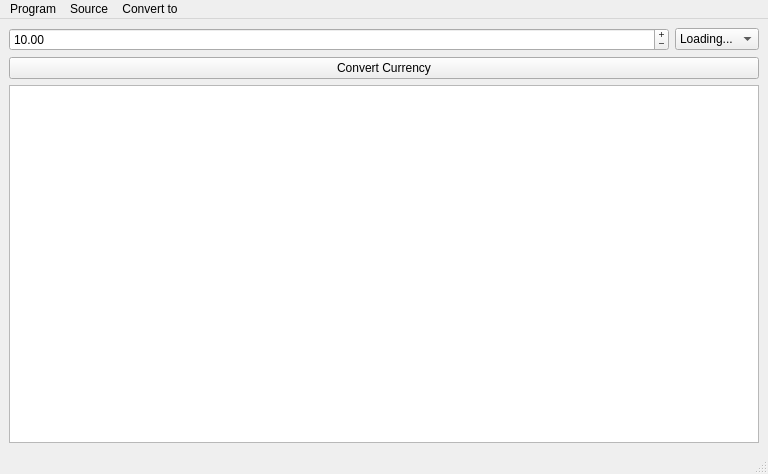
<?xml version="1.0" encoding="UTF-8"?>
<ui version="4.0">
 <class>MainWindow</class>
 <widget class="QMainWindow" name="MainWindow">
  <property name="geometry">
   <rect>
    <x>0</x>
    <y>0</y>
    <width>768</width>
    <height>474</height>
   </rect>
  </property>
  <property name="windowTitle">
   <string>Currency Converter</string>
  </property>
  <widget class="QWidget" name="centralwidget">
   <layout class="QVBoxLayout" name="verticalLayout">
    <item>
     <layout class="QHBoxLayout" name="horizontalLayout">
      <item>
       <widget class="QDoubleSpinBox" name="dsb_amount">
        <property name="buttonSymbols">
         <enum>QAbstractSpinBox::PlusMinus</enum>
        </property>
        <property name="maximum">
         <double>99999999999999.984375000000000</double>
        </property>
        <property name="value">
         <double>10.000000000000000</double>
        </property>
       </widget>
      </item>
      <item>
       <widget class="QComboBox" name="cb_currency">
        <property name="sizePolicy">
         <sizepolicy hsizetype="Maximum" vsizetype="Fixed">
          <horstretch>0</horstretch>
          <verstretch>0</verstretch>
         </sizepolicy>
        </property>
        <item>
         <property name="text">
          <string>Loading...</string>
         </property>
        </item>
       </widget>
      </item>
     </layout>
    </item>
    <item>
     <widget class="QPushButton" name="pb_convert">
      <property name="text">
       <string>Convert Currency</string>
      </property>
     </widget>
    </item>
    <item>
     <widget class="QListWidget" name="lw_output"/>
    </item>
   </layout>
  </widget>
  <widget class="QMenuBar" name="menubar">
   <property name="geometry">
    <rect>
     <x>0</x>
     <y>0</y>
     <width>768</width>
     <height>23</height>
    </rect>
   </property>
   <widget class="QMenu" name="menu_program">
    <property name="title">
     <string>Program</string>
    </property>
    <addaction name="action_reset"/>
    <addaction name="separator"/>
    <addaction name="action_quit"/>
   </widget>
   <widget class="QMenu" name="menu_source">
    <property name="title">
     <string>Source</string>
    </property>
   </widget>
   <widget class="QMenu" name="menu_convert">
    <property name="title">
     <string>Convert to</string>
    </property>
    <addaction name="action_select_all"/>
    <addaction name="separator"/>
    <addaction name="action_loading_placeholder"/>
   </widget>
   <addaction name="menu_program"/>
   <addaction name="menu_source"/>
   <addaction name="menu_convert"/>
  </widget>
  <widget class="QStatusBar" name="statusbar"/>
  <action name="action_reset">
   <property name="text">
    <string>Reset</string>
   </property>
   <property name="shortcut">
    <string>Ctrl+R</string>
   </property>
  </action>
  <action name="action_quit">
   <property name="icon">
    <iconset theme="application-exit">
     <normaloff>../../../../../../../../../../../../../../../../../../.designer/backup</normaloff>../../../../../../../../../../../../../../../../../../.designer/backup</iconset>
   </property>
   <property name="text">
    <string>Quit</string>
   </property>
   <property name="shortcut">
    <string>Ctrl+Q</string>
   </property>
  </action>
  <action name="action_select_all">
   <property name="checkable">
    <bool>true</bool>
   </property>
   <property name="text">
    <string>Select All</string>
   </property>
  </action>
  <action name="action_loading_placeholder">
   <property name="checkable">
    <bool>false</bool>
   </property>
   <property name="checked">
    <bool>false</bool>
   </property>
   <property name="enabled">
    <bool>false</bool>
   </property>
   <property name="text">
    <string>Loading...</string>
   </property>
  </action>
 </widget>
 <resources/>
 <connections>
  <connection>
   <sender>action_quit</sender>
   <signal>triggered()</signal>
   <receiver>MainWindow</receiver>
   <slot>close()</slot>
   <hints>
    <hint type="sourcelabel">
     <x>-1</x>
     <y>-1</y>
    </hint>
    <hint type="destinationlabel">
     <x>388</x>
     <y>231</y>
    </hint>
   </hints>
  </connection>
 </connections>
</ui>
